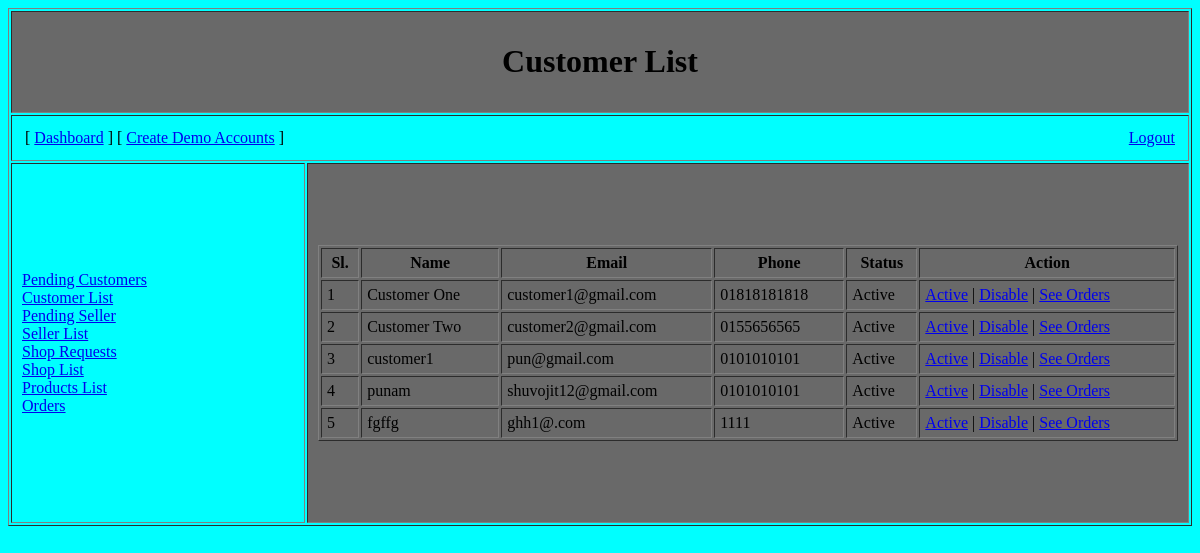
Screenshot of /customer_list.php (signed in) with the database file from the repository.
### tables this page shows
CREATE TABLE `customer` (
  `id` int(11) NOT NULL,
  `email` varchar(50) NOT NULL,
  `password` varchar(50) NOT NULL,
  `name` varchar(50) NOT NULL,
  `phone` varchar(50) NOT NULL,
  `approved` int(11) NOT NULL DEFAULT 0,
  `disable` int(11) NOT NULL DEFAULT 0
);

### Models/DBconfig.php (called while the page is built, shortened)
<?php
$db_server = "localhost:3307";
$db_uname = "root";
$db_pass = "";
$db_name = "admin_panel";
function get($query)
{
	global $db_server, $db_uname, $db_pass, $db_name;
	$conn = mysqli_connect($db_server, $db_uname, $db_pass, $db_name);
	$data = array();
	if ($conn) {
		 $result= mysqli_query($conn, $query);
		 while($row=mysqli_fetch_assoc($result)){
		 	$data[]=$row;
		 }
	}
	return $data;
}
?>

### Models/modelFunction.php (called while the page is built, shortened)
<?php
function fetchCustomers($conn, $userId=null, $pending=null)
{
	$q1 = "SELECT * FROM customer where approved=1";
	return get($q1);
}

### customer_list.php (the view, shortened to what this page needs)
<?php
require_once 'Models/DBconfig.php';
require_once 'Models/modelFunction.php';
?>
<!DOCTYPE html>
<html>
<head>
</head>
<body bgcolor="aqua">
	<table border="1" width="100%" cellpadding="10">
		<tr>
			<td align="center" colspan="2" bgcolor="dimgray">
				<h1>
					Customer List
				</h1>
			</td>
		</tr>
		<tr>
			<td colspan="3">
				<?php include_once 'includes/topbar.php'; ?>
			</td>
		</tr>
		<tr height="360px">
			<td width="25%">
				<?php include_once 'includes/sidebar.php'; ?>
			</td>
			<td align="center" bgcolor="dimgray">
				<table width="100%" border="1" cellpadding="5" id="mainTable">
					<tr>
						<th>Sl.</th>
						<th>Name</th>
						<th>Email</th>
						<th>Phone</th>
						<th>Status</th>
						<th>Action</th>
					</tr>
				<?php
				$i=0;
				$userDatas = fetchCustomers($conn);
				foreach ($userDatas as $userData) {
				?>
					<tr>
						<td><?=++$i?></td>
						<td><?=$userData['name']?></td>
						<td><?=$userData['email']?></td>
						<td><?=$userData['phone']?></td>
						<td><?=($userData['disable']==0)?"Active":"Disable"?></td>
						<td><a href="Controllers/active_account.php?customerId=<?=$userData['id']?>">Active</a> | <a href="Controllers/disable_account.php?customerId=<?=$userData['id']?>">Disable</a> | <a href="orders.php?customerId=<?=$userData['id']?>">See Orders</a></td>
					</tr>
				<?php } ?>
				</table>
			</td>
		</tr>
	</table>
</body>
</html>

### includes/topbar.php
<link rel="stylesheet" type="text/css" href="assets/css/style.css?click=<?=rand()?>">
<table width="100%">
	<tr>
		<td align="left">
			[ <a href="dashboard.php">Dashboard</a> ] [ <a href="create_accounts.php">Create Demo Accounts</a> ]
		</td>
		<td align="right">
			<a href="Controllers/logout.php">Logout</a>
		</td>
	</tr>
</table>

### includes/sidebar.php
<?php if($_SESSION['userType']=='employee'){?>
				<ul id="sideBar">
					<li>
						<a href="pending_customer.php">Pending Customers</a>
					</li>
					<li>
						<a href="customer_list.php">Customer List</a>
					</li>
					<li>
						<a href="pending_seller.php">Pending Seller</a>
					</li>
					<li>
						<a href="seller_list.php">Seller List</a>
					</li>
					<li>
						<a href="shop_request.php">Shop Requests</a>
					</li>
					<li>
						<a href="shop_list.php">Shop List</a>
					</li>
					<li>
						<a href="products.php">Products List</a>
					</li>
					<li>
						<a href="orders.php">Orders</a>
					</li>
				</ul>
			<?php } ?>

### assets/css/style.css (style rules this page uses)
#sideBar { list-style: none; display: inline-block; margin-left: -40px; }

### rows the page displays
customer: name "Customer One", email "customer1@gmail.com", phone "01818181818", disable "Active"
customer: name "Customer Two", email "customer2@gmail.com", phone "0155656565", disable "Active"
customer: name "customer1", email "pun@gmail.com", phone "0101010101", disable "Active"
customer: name "punam", email "shuvojit12@gmail.com", phone "0101010101", disable "Active"
customer: name "fgffg", email "ghh1@.com", phone "1111", disable "Active"
